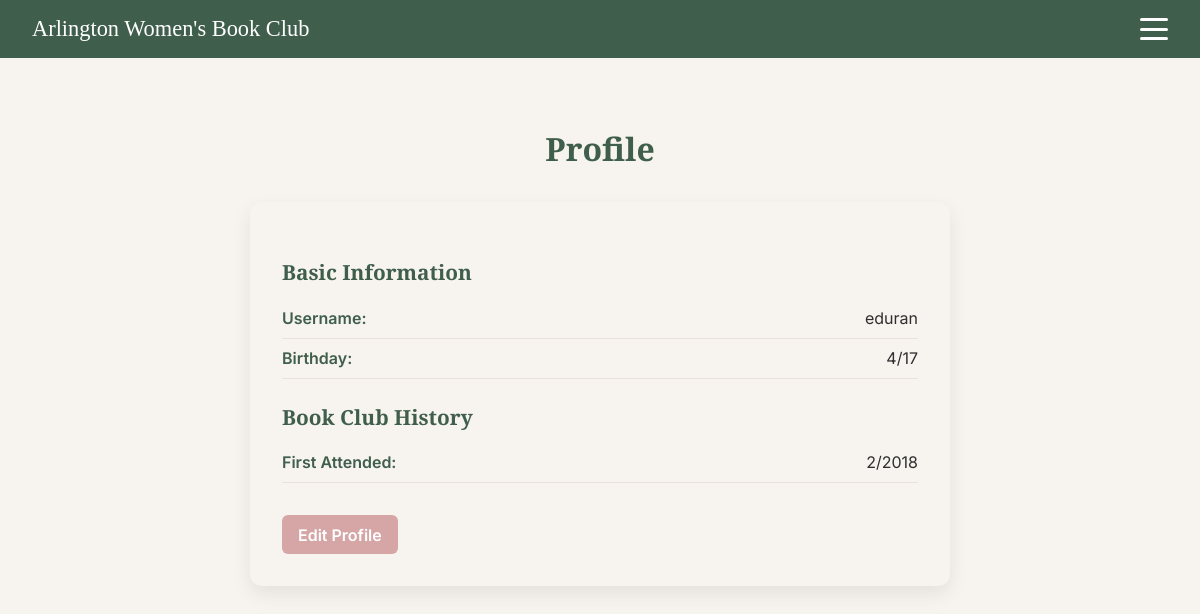
Page /my-profile/ (signed in) on the committed database.
### core/models.py (models this page shows, shortened)
class MemberProfile(models.Model):
    user = models.OneToOneField(settings.AUTH_USER_MODEL, on_delete=models.CASCADE)
    dob_month = models.PositiveSmallIntegerField(null=True, blank=True)
    dob_day = models.PositiveSmallIntegerField(null=True, blank=True)
    is_new_member = models.BooleanField(default=False)
    first_attended_month = models.PositiveSmallIntegerField(null=True, blank=True)
    first_attended_year = models.PositiveSmallIntegerField(null=True, blank=True)

### core/views.py (the view)
# urls.py: path("my-profile/", views.my_profile, name="my_profile"),
@login_required
def my_profile(request):
    profile = request.user.memberprofile
    return render(request, "core/my_profile.html", {"profile": profile})

### core/templates/core/my_profile.html
{% extends "core/base.html" %}
{% block content %}
<div class="profile-container">
    <h1 class="profile-title">Profile</h1>
    <div class="profile-card">
        <h2 class="section-title">Basic Information</h2>
        <div class="profile-row">
            <span class="label">Username:</span>
            <span class="value">{{ user.username }}</span>
        </div>
        {% if profile.dob_month and profile.dob_day %}
        <div class="profile-row">
            <span class="label">Birthday:</span>
            <span class="value">{{ profile.dob_month }}/{{ profile.dob_day }}</span>
        </div>
        {% endif %}
        <h2 class="section-title">Book Club History</h2>
        {% if profile.is_new_member %}
            <div class="profile-row">
                <span class="label">Member Status:</span>
                <span class="value">New Member</span>
            </div>
        {% else %}
            <div class="profile-row">
                <span class="label">First Attended:</span>
                <span class="value">
                    {{ profile.first_attended_month }}/{{ profile.first_attended_year }}
                </span>
            </div>
        {% endif %}
        <a href="{% url 'edit_profile' %}" class="edit-profile-button">Edit Profile</a>
    </div>
</div>
{% endblock %}

### core/static/core/base.css (style rules this page uses)
:root { --primary: #F7F3EE; --secondary: #3f5e4b; --accent: #d6a6a6; --text: #2f2f2f; --font-serif: 'Libre Baskerville', serif; --font-sans: 'Inter', sans-serif; }
body { margin: 0; background: var(--primary); color: var(--text); font-family: var(--font-sans); }
.profile-container { max-width: 700px; margin: 2rem auto; padding: 1rem 1.5rem; }
.profile-title { font-family: var(--font-serif); font-size: 2rem; color: var(--secondary); text-align: center; margin-bottom: 2rem; }
.profile-card { background: var(--primary); padding: 2rem; border-radius: 12px; box-shadow: 0 8px 20px rgba(0,0,0,0.08); }
.section-title { font-family: var(--font-serif); font-size: 1.3rem; color: var(--secondary); margin-top: 1.5rem; margin-bottom: 0.75rem; }
.profile-row { display: flex; justify-content: space-between; padding: 0.6rem 0; border-bottom: 1px solid #e8e2db; }
.label { font-weight: 600; color: var(--secondary); }
.value { color: var(--text); }
.edit-profile-button { display: inline-block; margin-top: 2rem; padding: 0.6rem 1rem; background: var(--accent); color: white; border-radius: 6px; text-decoration: none; font-weight: 600; }

### rows in the picture
MemberProfile: dob_month "4", dob_day "17", first_attended_month "2", first_attended_year "2018"

### other values in the picture
{{ user.username }} "eduran"
